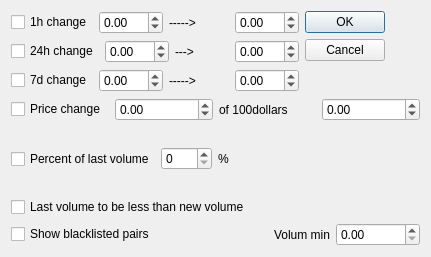
<?xml version="1.0" encoding="UTF-8"?>
<ui version="4.0">
 <class>coinfilterDialog</class>
 <widget class="QDialog" name="coinfilterDialog">
  <property name="geometry">
   <rect>
    <x>0</x>
    <y>0</y>
    <width>431</width>
    <height>257</height>
   </rect>
  </property>
  <property name="windowTitle">
   <string>Filter</string>
  </property>
  <property name="windowIcon">
   <iconset resource="resources.qrc">
    <normaloff>:/new/icon/c_black.png</normaloff>:/new/icon/c_black.png</iconset>
  </property>
  <layout class="QGridLayout" name="gridLayout">
   <item row="0" column="0" colspan="3">
    <layout class="QHBoxLayout" name="horizontalLayout_4">
     <item>
      <widget class="QCheckBox" name="change_1h">
       <property name="text">
        <string>1h change</string>
       </property>
      </widget>
     </item>
     <item>
      <widget class="QDoubleSpinBox" name="change_1h_from">
       <property name="minimum">
        <double>-50.000000000000000</double>
       </property>
       <property name="maximum">
        <double>100.000000000000000</double>
       </property>
      </widget>
     </item>
     <item>
      <widget class="QLabel" name="label_2">
       <property name="text">
        <string>-----&gt;</string>
       </property>
      </widget>
     </item>
     <item>
      <widget class="QDoubleSpinBox" name="change_1h_to">
       <property name="minimum">
        <double>-50.000000000000000</double>
       </property>
       <property name="maximum">
        <double>100.000000000000000</double>
       </property>
      </widget>
     </item>
    </layout>
   </item>
   <item row="0" column="3" rowspan="2" colspan="2">
    <widget class="QDialogButtonBox" name="buttonBox">
     <property name="orientation">
      <enum>Qt::Vertical</enum>
     </property>
     <property name="standardButtons">
      <set>QDialogButtonBox::Cancel|QDialogButtonBox::Ok</set>
     </property>
    </widget>
   </item>
   <item row="1" column="0" colspan="3">
    <layout class="QHBoxLayout" name="horizontalLayout_3">
     <item>
      <widget class="QCheckBox" name="change_24h">
       <property name="text">
        <string>24h change</string>
       </property>
      </widget>
     </item>
     <item>
      <widget class="QDoubleSpinBox" name="change_24h_from">
       <property name="minimum">
        <double>-50.000000000000000</double>
       </property>
       <property name="maximum">
        <double>100.000000000000000</double>
       </property>
      </widget>
     </item>
     <item>
      <widget class="QLabel" name="label_3">
       <property name="text">
        <string>---&gt;</string>
       </property>
      </widget>
     </item>
     <item>
      <widget class="QDoubleSpinBox" name="change_24h_to">
       <property name="minimum">
        <double>-50.000000000000000</double>
       </property>
       <property name="maximum">
        <double>100.000000000000000</double>
       </property>
      </widget>
     </item>
    </layout>
   </item>
   <item row="2" column="0" colspan="3">
    <layout class="QHBoxLayout" name="horizontalLayout_2">
     <item>
      <widget class="QCheckBox" name="change_7d">
       <property name="text">
        <string>7d change</string>
       </property>
      </widget>
     </item>
     <item>
      <widget class="QDoubleSpinBox" name="change_7d_from">
       <property name="minimum">
        <double>-50.000000000000000</double>
       </property>
       <property name="maximum">
        <double>100.000000000000000</double>
       </property>
      </widget>
     </item>
     <item>
      <widget class="QLabel" name="label_4">
       <property name="text">
        <string>-----&gt;</string>
       </property>
      </widget>
     </item>
     <item>
      <widget class="QDoubleSpinBox" name="change_7d_to">
       <property name="decimals">
        <number>2</number>
       </property>
       <property name="minimum">
        <double>-50.000000000000000</double>
       </property>
       <property name="maximum">
        <double>100.000000000000000</double>
       </property>
      </widget>
     </item>
    </layout>
   </item>
   <item row="3" column="0" colspan="5">
    <layout class="QHBoxLayout" name="horizontalLayout_5">
     <item>
      <widget class="QCheckBox" name="pricechange">
       <property name="text">
        <string>Price change</string>
       </property>
      </widget>
     </item>
     <item>
      <widget class="QDoubleSpinBox" name="pricechange_from">
       <property name="minimum">
        <double>-100.000000000000000</double>
       </property>
       <property name="maximum">
        <double>100.000000000000000</double>
       </property>
      </widget>
     </item>
     <item>
      <widget class="QLabel" name="label_5">
       <property name="text">
        <string>of 100dollars</string>
       </property>
      </widget>
     </item>
     <item>
      <widget class="QDoubleSpinBox" name="pricechange_to">
       <property name="minimum">
        <double>-100.000000000000000</double>
       </property>
       <property name="maximum">
        <double>999.000000000000000</double>
       </property>
      </widget>
     </item>
    </layout>
   </item>
   <item row="4" column="0" colspan="2">
    <layout class="QHBoxLayout" name="horizontalLayout">
     <item>
      <widget class="QCheckBox" name="use_last_volume">
       <property name="text">
        <string>Percent of last volume</string>
       </property>
      </widget>
     </item>
     <item>
      <widget class="QSpinBox" name="last_volume_percent">
       <property name="maximum">
        <number>200</number>
       </property>
      </widget>
     </item>
     <item>
      <widget class="QLabel" name="label">
       <property name="text">
        <string>%</string>
       </property>
      </widget>
     </item>
    </layout>
   </item>
   <item row="5" column="0" colspan="3">
    <widget class="QCheckBox" name="volume_greater">
     <property name="text">
      <string>Last volume to be less than new volume</string>
     </property>
    </widget>
   </item>
   <item row="6" column="0">
    <widget class="QCheckBox" name="show_only_blacklisted">
     <property name="text">
      <string>Show blacklisted pairs</string>
     </property>
    </widget>
   </item>
   <item row="6" column="1">
    <spacer name="horizontalSpacer">
     <property name="orientation">
      <enum>Qt::Horizontal</enum>
     </property>
     <property name="sizeHint" stdset="0">
      <size>
       <width>105</width>
       <height>20</height>
      </size>
     </property>
    </spacer>
   </item>
   <item row="6" column="2" colspan="2">
    <widget class="QLabel" name="label_6">
     <property name="text">
      <string>Volum min</string>
     </property>
    </widget>
   </item>
   <item row="6" column="4">
    <widget class="QDoubleSpinBox" name="volum_min">
     <property name="maximum">
      <double>1000000000.000000000000000</double>
     </property>
    </widget>
   </item>
  </layout>
 </widget>
 <resources>
  <include location="resources.qrc"/>
 </resources>
 <connections>
  <connection>
   <sender>buttonBox</sender>
   <signal>accepted()</signal>
   <receiver>coinfilterDialog</receiver>
   <slot>accept()</slot>
   <hints>
    <hint type="sourcelabel">
     <x>366</x>
     <y>75</y>
    </hint>
    <hint type="destinationlabel">
     <x>157</x>
     <y>256</y>
    </hint>
   </hints>
  </connection>
  <connection>
   <sender>buttonBox</sender>
   <signal>rejected()</signal>
   <receiver>coinfilterDialog</receiver>
   <slot>reject()</slot>
   <hints>
    <hint type="sourcelabel">
     <x>366</x>
     <y>75</y>
    </hint>
    <hint type="destinationlabel">
     <x>286</x>
     <y>256</y>
    </hint>
   </hints>
  </connection>
 </connections>
</ui>
